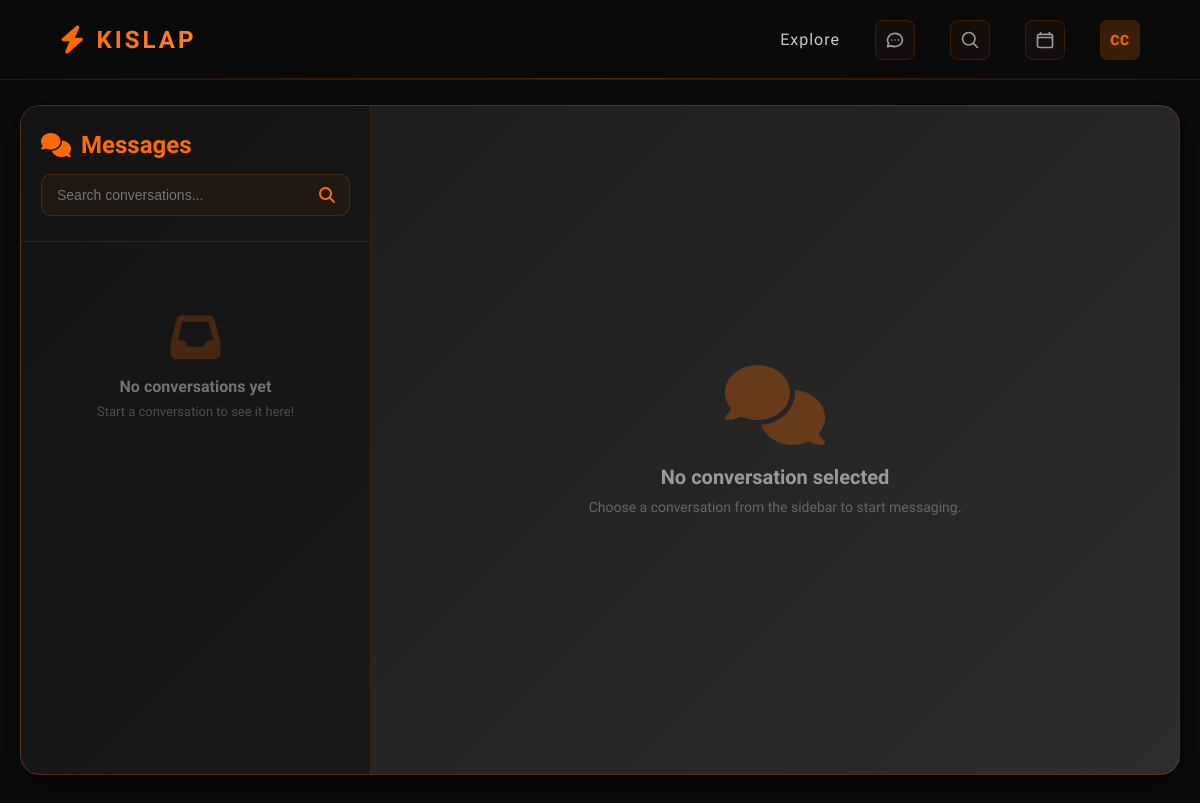
/index.php?controller=Chat&action=view (signed in), run on an earlier commit of the app's database.
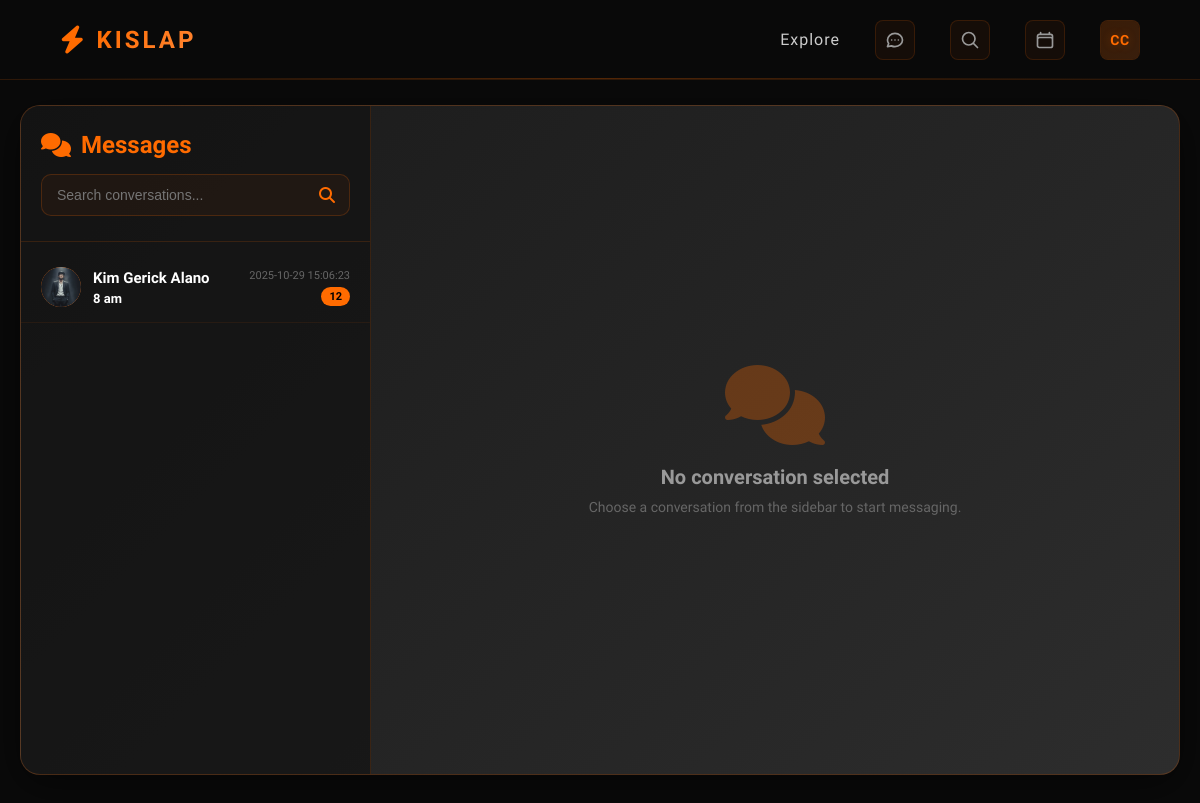
And on a later commit of the database.
### tables this page shows
CREATE TABLE `conversations` (
  `conversation_id` int(11) NOT NULL,
  `user_id` int(11) NOT NULL,
  `worker_id` int(11) NOT NULL,
  `type` enum('ai','direct') DEFAULT 'direct',
  `booking_status` enum('pending_ai','pending_worker','pending_confirmation','negotiating','confirmed','awaiting_deposit','deposit_paid','in_progress','awaiting_final_payment','completed','rated','cancelled','requires_info') DEFAULT 'pending_ai',
  `created_at` timestamp NOT NULL DEFAULT current_timestamp(),
  `updated_at` timestamp NOT NULL DEFAULT current_timestamp() ON UPDATE current_timestamp()
);

CREATE TABLE `workers` (
  `worker_id` int(11) NOT NULL,
  `application_id` int(11) DEFAULT NULL,
  `status` enum('active','suspended','banned') NOT NULL DEFAULT 'active',
  `suspended_until` timestamp NULL DEFAULT NULL,
  `suspension_reason` text DEFAULT NULL,
  `suspended_by` int(11) DEFAULT NULL,
  `suspended_at` timestamp NULL DEFAULT NULL,
  `lastName` varchar(100) NOT NULL,
  `firstName` varchar(100) NOT NULL,
  `middleName` varchar(100) DEFAULT NULL,
  `email` varchar(255) NOT NULL,
  `phoneNumber` varchar(20) NOT NULL,
  `password` varchar(255) NOT NULL,
  `address` text DEFAULT NULL,
  `specialty` varchar(100) DEFAULT NULL,
  `experience_years` int(11) DEFAULT 0,
  `bio` text DEFAULT NULL,
  `profile_photo` varchar(255) DEFAULT NULL,
  `total_ratings` int(11) DEFAULT 0,
  `total_bookings` int(11) DEFAULT 0,
  `total_earnings` decimal(10,2) DEFAULT 0.00,
  `created_at` timestamp NOT NULL DEFAULT current_timestamp(),
  `updated_at` timestamp NOT NULL DEFAULT current_timestamp() ON UPDATE current_timestamp(),
  `average_rating` decimal(3,2) DEFAULT 0.00
);

### controllers/ChatController.php (called while the page is built, shortened)
<?php
require_once __DIR__ . '/../model/repositories/ChatRepository.php';
class ChatController
{
    private ChatRepository $chatRepo;
    public function __construct()
    {
        $this->chatRepo = new ChatRepository();
    }
    public function view()
    {
        $user = $_SESSION['user'] ?? null;
        $worker = $_SESSION['worker'] ?? null;
        $userId = $user['user_id'] ?? $worker['worker_id'] ?? null;
        $userType = $user ? 'user' : ($worker ? 'worker' : null);
        $conversations = $this->chatRepo->getConversationsForUser($userId, $userType);
        require __DIR__ . '/../views/home/messages.php';
    }
}

### Router.php (called while the page is built, shortened)
<?php
class Router
{
    private string $defaultAction = "index";
    public function route(): void
    {
        $actionName = $_GET["action"] ?? $this->defaultAction;
        $controller = new $controllerName();
        $controller->$actionName();
    }
}

### index.php (called while the page is built, shortened)
<?php
require_once "Router.php";
$router = new Router();
$router->route();

### model/repositories/BaseRepository.php (called while the page is built, shortened)
<?php
abstract class BaseRepository
{
    public function __construct()
    {
        $this->conn = new PDO("mysql:host=localhost;dbname=kislap", "root", "");
    }
}

### model/repositories/ChatRepository.php (called while the page is built, shortened)
<?php
require_once __DIR__ . '/BaseRepository.php';
class ChatRepository extends BaseRepository
{
    public function getConversationsForUser(int $userId, string $userType): array
    {
        $idColumn = $userType === 'user' ? 'c.user_id' : 'c.worker_id';
        $otherUserJoin = $userType === 'user'
            ? "JOIN workers w ON c.worker_id = w.worker_id"
            : "JOIN user u ON c.user_id = u.user_id";
        $otherUserName = $userType === 'user'
            ? "CONCAT(w.firstName, ' ', w.lastName)"
            : "CONCAT(u.firstName, ' ', u.lastName)";
        $otherUserPhoto = $userType === 'user'
            ? "w.profile_photo AS worker_profile_photo"
            : "u.profilePhotoUrl AS user_profile_photo";
        $sql = "
            SELECT
                c.conversation_id,
                c.type,
                $otherUserName AS other_user_name,
                $otherUserPhoto,
                lm.message_text AS last_message,
                lm.sent_at AS last_message_time,
                (SELECT COUNT(*) FROM messages m
                 WHERE m.conversation_id = c.conversation_id
                 AND m.is_read = 0
                 AND m.sender_type != ?) AS unread_count
            FROM conversations c
            $otherUserJoin
            LEFT JOIN (
                SELECT conversation_id, message_text, sent_at
                FROM messages
                WHERE (conversation_id, message_id) IN (
                    SELECT conversation_id, MAX(message_id)
                    FROM messages
                    GROUP BY conversation_id
                )
            ) AS lm ON c.conversation_id = lm.conversation_id
            WHERE $idColumn = ?
            GROUP BY c.conversation_id
            ORDER BY lm.sent_at DESC
        ";
        $stmt = $this->conn->prepare($sql);
        $stmt->execute([$userType, $userId]);
        $result = $stmt->fetchAll(PDO::FETCH_ASSOC);
        return $result;
    }
}

### views/home/messages.php (the view, shortened to what the rows shown need)
<?php
$conversations = $conversations ?? [];
$activeConversation = $activeConversation ?? null;
?>
<!DOCTYPE html>
<html lang="en">
<head>
    <link href="https://cdnjs.cloudflare.com/ajax/libs/font-awesome/6.4.0/css/all.min.css" rel="stylesheet">
    <link rel="stylesheet" href="/Kislap/public/css/style.css" type="text/css">
    <link rel="stylesheet" href="/Kislap/public/css/messages.css" type="text/css">
    <link rel="stylesheet" href="/Kislap/public/css/package-cards.css" type="text/css">
</head>
<body>
<?php require __DIR__ . '/../shared/navbar.php'; ?>
<div class="messages-container">
    <div class="messages-wrapper">
        <div class="conversations-sidebar">
            <div class="sidebar-header">
                <h2><i class="fas fa-comments"></i> Messages</h2>
            </div>
            <div class="conversations-list" id="conversationsList">
                <?php if (empty($conversations)): ?>
                    <div class="empty-state-sidebar">
                        <i class="fas fa-inbox"></i>
                        <h3>No conversations yet</h3>
                        <p>Start a conversation to see it here!</p>
                    </div>
                <?php else: ?>
                    <?php foreach ($conversations as $conv): ?>
                        <?php
                        $convId = $conv['conversation_id'] ?? 0;
                        $otherUserName = $conv['other_user_name'] ?? 'Unknown User';
                        $rawLastMessage = $conv['last_message'] ?? 'No messages yet';
                        $lastMessage = $rawLastMessage;
                        $lastMessageTime = $conv['last_message_time'] ?? '';
                        $unreadCount = $conv['unread_count'] ?? 0;
                        $isActive = isset($activeConversation['conversation_id']) && $convId == $activeConversation['conversation_id'];
                        ?>
                        <div class="conversation-item <?php echo $isActive ? 'active' : ''; ?> <?php echo $unreadCount > 0 ? 'unread' : ''; ?>"
                             onclick="loadConversation(<?php echo $convId; ?>)">
                            <div class="conversation-header">
                                <div class="user-avatar">
                                    <?php
                                    $otherUserPhoto = null;
                                    if ($userType === 'user' || $userType === 'Customer') {
                                        $otherUserPhoto = $conv['worker_profile_photo'] ?? null;
                                    } else {
                                        $otherUserPhoto = $conv['user_profile_photo'] ?? null;
                                        error_log("DEBUG: Sidebar - Branch: worker, selected user_profile_photo: " . ($otherUserPhoto ?? 'NULL'));
                                    }
                                    if ($otherUserPhoto) {
                                        if (strpos($otherUserPhoto, '/Kislap/') === 0) {
                                            $cleanPath = $otherUserPhoto;
                                        } else {
                                            $cleanPath = '/Kislap/' . ltrim($otherUserPhoto, '/');
                                        }
                                        $fullPath = $_SERVER['DOCUMENT_ROOT'] . $cleanPath;
                                        if (file_exists($fullPath)) {
                                            echo '<img src="' . htmlspecialchars($cleanPath) . '" alt="' . htmlspecialchars($otherUserName) . '">';
                                        } else {
                                            echo strtoupper(substr($otherUserName, 0, 2));
                                        }
                                    } else {
                                        echo strtoupper(substr($otherUserName, 0, 2));
                                    }
                                    ?>
                                </div>
                                <div class="conversation-info">
                                    <div class="conversation-name"><?php echo htmlspecialchars($otherUserName); ?></div>
                                    <div class="conversation-preview"><?php echo htmlspecialchars($lastMessage); ?></div>
                                </div>
                                <div class="conversation-meta">
                                    <span class="conversation-time"><?php echo htmlspecialchars($lastMessageTime); ?></span>
                                    <?php if ($unreadCount > 0): ?>
                                        <span class="unread-badge"><?php echo $unreadCount; ?></span>
                                    <?php endif; ?>
                                </div>
                            </div>
                        </div>
                    <?php endforeach; ?>
                <?php endif; ?>
            </div>
        </div>
    </div>
</div>
</body>
</html>

What changed in the data, as far as the page shows it:
added conversations: worker.profile_photo (picture), otherUserName "Kim Gerick Alano", lastMessage "8 am", lastMessageTime "2025-10-29 15:06:23", unreadCount "12"
Also different on the page:
text no longer shown: "No conversations yet Start a conversation to see it here!"
